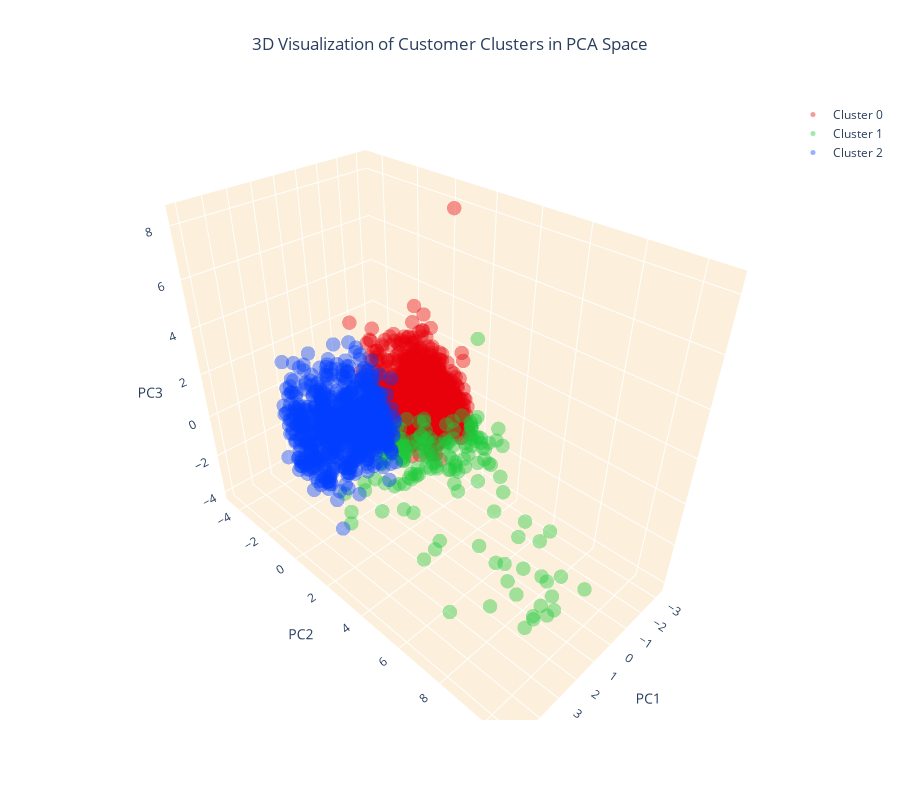

Write notebook code for a chart like this one.
### Code cell
# Create separate data frames for each cluster
cluster_0 = customer_data_pca[customer_data_pca['cluster'] == 0]
cluster_1 = customer_data_pca[customer_data_pca['cluster'] == 1]
cluster_2 = customer_data_pca[customer_data_pca['cluster'] == 2]

# Create a 3D scatter plot
fig = go.Figure()

# Add data points for each cluster separately and specify the color
fig.add_trace(go.Scatter3d(x=cluster_0['PC1'], y=cluster_0['PC2'], z=cluster_0['PC3'], 
                           mode='markers', marker=dict(color=colors[0], size=5, opacity=0.4), name='Cluster 0'))
fig.add_trace(go.Scatter3d(x=cluster_1['PC1'], y=cluster_1['PC2'], z=cluster_1['PC3'], 
                           mode='markers', marker=dict(color=colors[1], size=5, opacity=0.4), name='Cluster 1'))
fig.add_trace(go.Scatter3d(x=cluster_2['PC1'], y=cluster_2['PC2'], z=cluster_2['PC3'], 
                           mode='markers', marker=dict(color=colors[2], size=5, opacity=0.4), name='Cluster 2'))

# Set the title and layout details
fig.update_layout(
    title=dict(text='3D Visualization of Customer Clusters in PCA Space', x=0.5),
    scene=dict(
        xaxis=dict(backgroundcolor="#fcf0dc", gridcolor='white', title='PC1'),
        yaxis=dict(backgroundcolor="#fcf0dc", gridcolor='white', title='PC2'),
        zaxis=dict(backgroundcolor="#fcf0dc", gridcolor='white', title='PC3'),
    ),
    width=900,
    height=800
)

# Show the plot
fig.show()

### Figure 1 — Plotly figure (JSON) as saved in the notebook; plotly's stock layout.template omitted (floating-point values rounded to 4 significant figures; data arrays with more than 128 entries replaced by an {"elided": "..."} marker saying what was removed)
{"data": [{"marker": {"color": "#e8000b", "opacity": 0.4, "size": 5}, "mode": "markers", "name": "Cluster 0", "type": "scatter3d", "x": {"elided": "987 float values"}, "y": {"elided": "987 float values"}, "z": {"elided": "987 float values"}}, {"marker": {"color": "#1ac938", "opacity": 0.4, "size": 5}, "mode": "markers", "name": "Cluster 1", "type": "scatter3d", "x": {"elided": "161 float values"}, "y": {"elided": "161 float values"}, "z": {"elided": "161 float values"}}, {"marker": {"color": "#023eff", "opacity": 0.4, "size": 5}, "mode": "markers", "name": "Cluster 2", "type": "scatter3d", "x": {"elided": "743 float values"}, "y": {"elided": "743 float values"}, "z": {"elided": "743 float values"}}], "layout": {"height": 800, "scene": {"xaxis": {"backgroundcolor": "#fcf0dc", "gridcolor": "white", "title": {"text": "PC1"}}, "yaxis": {"backgroundcolor": "#fcf0dc", "gridcolor": "white", "title": {"text": "PC2"}}, "zaxis": {"backgroundcolor": "#fcf0dc", "gridcolor": "white", "title": {"text": "PC3"}}}, "title": {"text": "3D Visualization of Customer Clusters in PCA Space", "x": 0.5}, "width": 900}}
